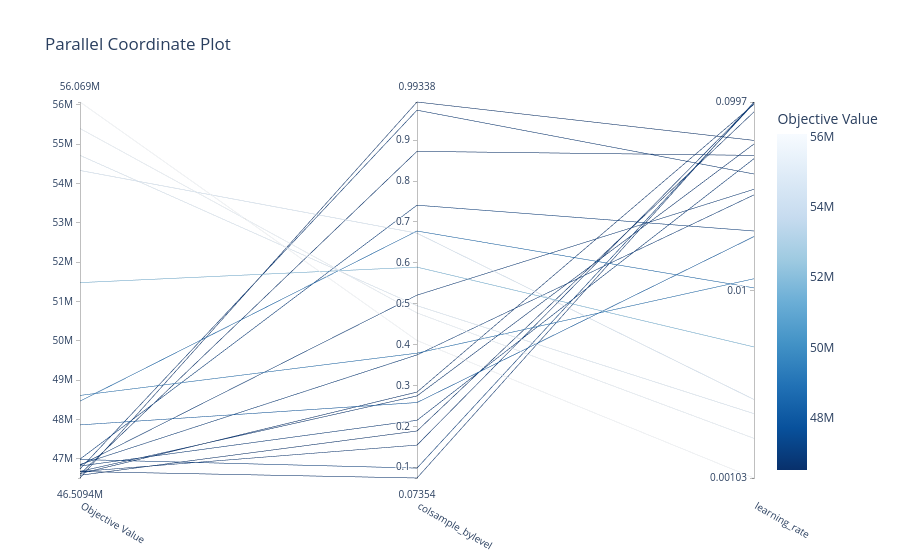

The notebook cell saved with this chart:
### Code cell
# График параллельных координат для более важных признаков
par_coord = optuna.visualization.plot_parallel_coordinate(study, params=["learning_rate", "colsample_bylevel"])
par_coord.show() 

plt.savefig(os.path.join(ASSETS_DIR, 'par_coord'))
